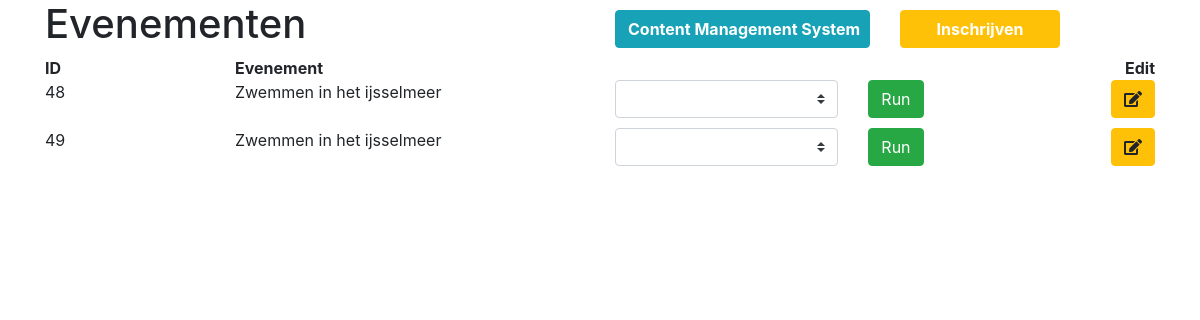
/, run on an earlier commit of the app's database.
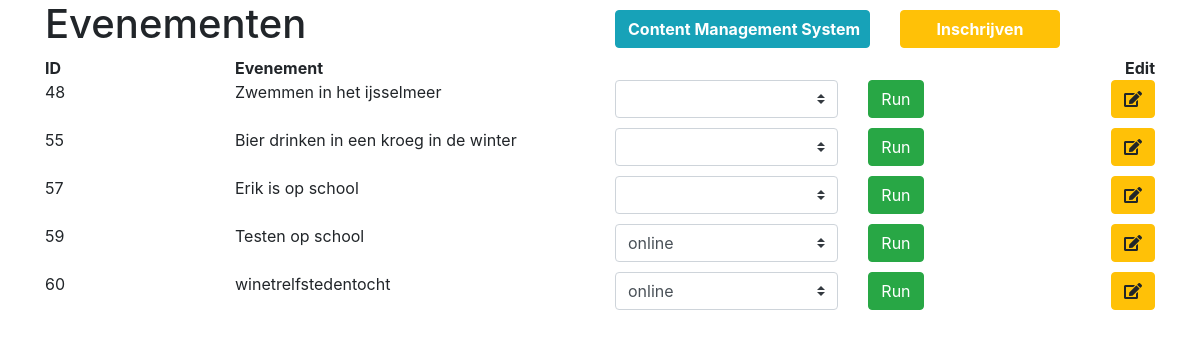
And on a later commit of the database.
### tables this page shows
CREATE TABLE `evenementen` (
  `id` int(11) NOT NULL,
  `evenement` varchar(255) NOT NULL,
  `datum_begin` varchar(255) NOT NULL,
  `datum_eind` varchar(255) NOT NULL,
  `prijs` int(55) NOT NULL,
  `max_deelnemers` int(55) NOT NULL,
  `extra_inschrijven` int(55) NOT NULL,
  `vegetarisch` varchar(255) NOT NULL,
  `annuleringsverzekering` varchar(255) NOT NULL,
  `text_extra` varchar(255) NOT NULL,
  `text_accomodatie` varchar(255) NOT NULL,
  `text_editie` varchar(255) NOT NULL,
  `text_verhuur` varchar(255) NOT NULL,
  `text_vervoer` varchar(255) NOT NULL,
  `status` varchar(255) NOT NULL
);

### index.php (the view)
<?php
include( 'server.php' );
include('header.php');
?>
<div class="container">
    <div class="row">
        <div class="col-lg-6">
            <h1>Evenementen</h1>
        </div>
        <div class="col-lg-3 margin_top_10">
           <a href="cms.php" class="btn btn-info" role="button">Content Management System</a>
        </div>
        <div class="col-lg-2 margin_top_10">
            <a href="inschrijven.php" class="btn btn-warning text-white" role="button">Inschrijven</a>
        </div>
    </div>
<div class="row">
        <div class="col-md-2">
            <strong>ID</strong>
        </div>
        <div class="col-md-6">
            <strong>Evenement</strong>
        </div>
        <div class="col-md-4 text-right">
            <strong>Edit</strong>
        </div>
</div>
    <?php
    $sql = "SELECT * FROM evenementen";
    $result = $conn->query($sql);
    if ($result->num_rows > 0) {
        while ($row = $result->fetch_assoc()) {
            echo "
						<div class='row' style='margin-bottom: 10px;'>
							<div class='col-md-2'>
								" . $row["id"] . "
							</div>
							<div class='col-md-4'>
								" . $row["evenement"] . "
                            </div>
                                <div class='col-md-4'>
                                    <form action='server.php' method='post'>
                                        <div class='row'>
                                            <div class='col-md-8'>
                                                <select name='status' class='browser-default custom-select'>
                                                    <option selected>" . $row["status"] . "</option>
                                                    <option value='online'>online</option>
                                                    <option value='disabled'>disabled</option>
                                                    <option value='d-none'>Display none</option>
                                                </select>
                                            </div>
                                            <div class='col-md-4'>
                                                <button class='btn btn-success runBtn' type='submit' name='runBtn' id='" . $row["id"] . "' value='" . $row["id"] . "'>
                                                    Run
                                                </button>
                                            </div>
                                        </div>
                                    </form>
                                </div>
                            <div class='col-md-2'>
								<form action='server.php' method='get'>
                                    <div class='text-right'>
                                    <button id='" . $row["id"] . "' type='submit' name='edit' class='btn btn-warning' value='" . $row["id"] . "'><i class='fas fa-edit'></i></button>
									</div>
								</form>
							</div>
						</div>
					";
        }
    }
    ?>
</div>
<?php
    include ('footer.php');
?>

What changed in the data, as far as the page shows it:
removed evenementen: id "49", evenement "Zwemmen in het ijsselmeer"
added evenementen: id "55", evenement "Bier drinken in een kroeg in de winter"
added evenementen: id "57", evenement "Erik is op school"
added evenementen: id "59", evenement "Testen op school", status "online"
added evenementen: id "60", evenement "winetrelfstedentocht", status "online"
